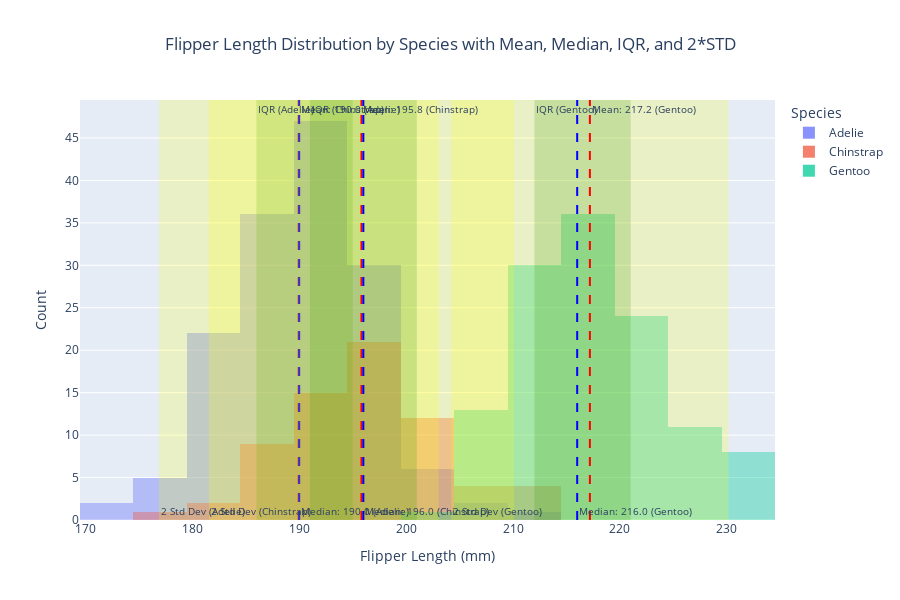

Notebook code cell kept with this figure:
### Code cell
import pandas as pd
import plotly.express as px

# Load the penguins dataset
url = "https://raw.githubusercontent.com/mwaskom/seaborn-data/master/penguins.csv"
penguins = pd.read_csv(url)

# Create a histogram for flipper_length_mm for each species
fig = px.histogram(penguins, 
                   x='flipper_length_mm', 
                   color='species', 
                   barmode='overlay', 
                   title='Flipper Length Distribution by Species with Mean, Median, IQR, and 2*STD',
                   labels={'flipper_length_mm': 'Flipper Length (mm)', 'species': 'Species'},
                   height=600)

# Calculate statistics for each species: mean, median, std, IQR (25th and 75th percentiles)
species_stats = penguins.groupby('species')['flipper_length_mm'].agg(
    mean='mean', 
    median='median',
    std='std', 
    q1=lambda x: x.quantile(0.25), 
    q3=lambda x: x.quantile(0.75)
).reset_index()

# Add vertical rectangles (vrect) for IQR and two standard deviations from the mean for each species
for _, row in species_stats.iterrows():
    species = row['species']
    mean_value = row['mean']
    median_value = row['median']
    std_value = row['std']
    q1 = row['q1']
    q3 = row['q3']
    
    # Interquartile Range (IQR) rectangle (25th to 75th percentile)
    fig.add_vrect(x0=q1, x1=q3, 
                  fillcolor="green", opacity=0.2, line_width=0,
                  annotation_text=f'IQR ({species})', 
                  annotation_position='top left',
                  annotation_font_size=10)
    
    # Two Standard Deviations rectangle (mean - 2*std to mean + 2*std)
    fig.add_vrect(x0=mean_value - 2 * std_value, x1=mean_value + 2 * std_value, 
                  fillcolor="yellow", opacity=0.2, line_width=0,
                  annotation_text=f'2 Std Dev ({species})', 
                  annotation_position='bottom left',
                  annotation_font_size=10)

    # Add mean line
    fig.add_vline(x=mean_value, line_dash='dash', line_color='red',
                  annotation_text=f'Mean: {mean_value:.1f} ({species})', 
                  annotation_position='top right', 
                  annotation_font_size=10)
    
    # Add median line
    fig.add_vline(x=median_value, line_dash='dash', line_color='blue',
                  annotation_text=f'Median: {median_value:.1f} ({species})', 
                  annotation_position='bottom right', 
                  annotation_font_size=10)

# Update layout to prevent overlapping
fig.update_traces(opacity=0.75)  # Set transparency for the bars
fig.update_layout(xaxis_title='Flipper Length (mm)',
                  yaxis_title='Count',
                  title_x=0.5,  # Center the title
                  showlegend=True)  # Enable legend to distinguish species

# Show the figure
fig.show()

### Figure 1 — Plotly figure (JSON) as saved in the notebook; plotly's stock layout.template omitted (floating-point values rounded to 4 significant figures; data arrays with more than 128 entries replaced by an {"elided": "..."} marker saying what was removed)
{"data": [{"alignmentgroup": "True", "bingroup": "x", "hovertemplate": "Species=Adelie<br>Flipper Length (mm)=%{x}<br>count=%{y}<extra></extra>", "legendgroup": "Adelie", "marker": {"color": "#636efa", "opacity": 0.5, "pattern": {"shape": ""}}, "name": "Adelie", "offsetgroup": "Adelie", "opacity": 0.75, "orientation": "v", "showlegend": true, "type": "histogram", "x": {"elided": "152 int values"}, "xaxis": "x", "yaxis": "y"}, {"alignmentgroup": "True", "bingroup": "x", "hovertemplate": "Species=Chinstrap<br>Flipper Length (mm)=%{x}<br>count=%{y}<extra></extra>", "legendgroup": "Chinstrap", "marker": {"color": "#EF553B", "opacity": 0.5, "pattern": {"shape": ""}}, "name": "Chinstrap", "offsetgroup": "Chinstrap", "opacity": 0.75, "orientation": "v", "showlegend": true, "type": "histogram", "x": [192, 196, 193, 188, 197, 198, 178, 197, 195, 198, 193, 194, 185, 201, 190, 201, 197, 181, 190, 195, 181, 191, 187, 193, 195, 197, 200, 200, 191, 205, 187, 201, 187, 203, 195, 199, 195, 210, 192, 205, 210, 187, 196, 196, 196, 201, 190, 212, 187, 198, 199, 201, 193, 203, 187, 197, 191, 203, 202, 194, 206, 189, 195, 207, 202, 193, 210, 198], "xaxis": "x", "yaxis": "y"}, {"alignmentgroup": "True", "bingroup": "x", "hovertemplate": "Species=Gentoo<br>Flipper Length (mm)=%{x}<br>count=%{y}<extra></extra>", "legendgroup": "Gentoo", "marker": {"color": "#00cc96", "opacity": 0.5, "pattern": {"shape": ""}}, "name": "Gentoo", "offsetgroup": "Gentoo", "opacity": 0.75, "orientation": "v", "showlegend": true, "type": "histogram", "x": [211, 230, 210, 218, 215, 210, 211, 219, 209, 215, 214, 216, 214, 213, 210, 217, 210, 221, 209, 222, 218, 215, 213, 215, 215, 215, 216, 215, 210, 220, 222, 209, 207, 230, 220, 220, 213, 219, 208, 208, 208, 225, 210, 216, 222, 217, 210, 225, 213, 215, 210, 220, 210, 225, 217, 220, 208, 220, 208, 224, 208, 221, 214, 231, 219, 230, 214, 229, 220, 223, 216, 221, 221, 217, 216, 230, 209, 220, 215, 223, 212, 221, 212, 224, 212, 228, 218, 218, 212, 230, 218, 228, 212, 224, 214, 226, 216, 222, 203, 225, 219, 228, 215, 228, 216, 215, 210, 219, 208, 209, 216, 229, 213, 230, 217, 230, 217, 222, 214, null, 215, 222, 212, 213], "xaxis": "x", "yaxis": "y"}], "layout": {"annotations": [{"font": {"size": 10}, "showarrow": false, "text": "IQR (Adelie)", "x": 186, "xanchor": "left", "xref": "x", "y": 1, "yanchor": "top", "yref": "y domain"}, {"font": {"size": 10}, "showarrow": false, "text": "2 Std Dev (Adelie)", "x": 176.9, "xanchor": "left", "xref": "x", "y": 0, "yanchor": "bottom", "yref": "y domain"}, {"font": {"size": 10}, "showarrow": false, "text": "Mean: 190.0 (Adelie)", "x": 190.0, "xanchor": "left", "xref": "x", "y": 1, "yanchor": "top", "yref": "y domain"}, {"font": {"size": 10}, "showarrow": false, "text": "Median: 190.0 (Adelie)", "x": 190, "xanchor": "left", "xref": "x", "y": 0, "yanchor": "bottom", "yref": "y domain"}, {"font": {"size": 10}, "showarrow": false, "text": "IQR (Chinstrap)", "x": 191, "xanchor": "left", "xref": "x", "y": 1, "yanchor": "top", "yref": "y domain"}, {"font": {"size": 10}, "showarrow": false, "text": "2 Std Dev (Chinstrap)", "x": 181.6, "xanchor": "left", "xref": "x", "y": 0, "yanchor": "bottom", "yref": "y domain"}, {"font": {"size": 10}, "showarrow": false, "text": "Mean: 195.8 (Chinstrap)", "x": 195.8, "xanchor": "left", "xref": "x", "y": 1, "yanchor": "top", "yref": "y domain"}, {"font": {"size": 10}, "showarrow": false, "text": "Median: 196.0 (Chinstrap)", "x": 196, "xanchor": "left", "xref": "x", "y": 0, "yanchor": "bottom", "yref": "y domain"}, {"font": {"size": 10}, "showarrow": false, "text": "IQR (Gentoo)", "x": 212, "xanchor": "left", "xref": "x", "y": 1, "yanchor": "top", "yref": "y domain"}, {"font": {"size": 10}, "showarrow": false, "text": "2 Std Dev (Gentoo)", "x": 204.2, "xanchor": "left", "xref": "x", "y": 0, "yanchor": "bottom", "yref": "y domain"}, {"font": {"size": 10}, "showarrow": false, "text": "Mean: 217.2 (Gentoo)", "x": 217.2, "xanchor": "left", "xref": "x", "y": 1, "yanchor": "top", "yref": "y domain"}, {"font": {"size": 10}, "showarrow": false, "text": "Median: 216.0 (Gentoo)", "x": 216, "xanchor": "left", "xref": "x", "y": 0, "yanchor": "bottom", "yref": "y domain"}], "barmode": "overlay", "height": 600, "legend": {"title": {"text": "Species"}, "tracegroupgap": 0}, "shapes": [{"fillcolor": "green", "line": {"width": 0}, "opacity": 0.2, "type": "rect", "x0": 186, "x1": 195, "xref": "x", "y0": 0, "y1": 1, "yref": "y domain"}, {"fillcolor": "yellow", "line": {"width": 0}, "opacity": 0.2, "type": "rect", "x0": 176.9, "x1": 203.0, "xref": "x", "y0": 0, "y1": 1, "yref": "y domain"}, {"line": {"color": "red", "dash": "dash"}, "type": "line", "x0": 190.0, "x1": 190.0, "xref": "x", "y0": 0, "y1": 1, "yref": "y domain"}, {"line": {"color": "blue", "dash": "dash"}, "type": "line", "x0": 190, "x1": 190, "xref": "x", "y0": 0, "y1": 1, "yref": "y domain"}, {"fillcolor": "green", "line": {"width": 0}, "opacity": 0.2, "type": "rect", "x0": 191, "x1": 201, "xref": "x", "y0": 0, "y1": 1, "yref": "y domain"}, {"fillcolor": "yellow", "line": {"width": 0}, "opacity": 0.2, "type": "rect", "x0": 181.6, "x1": 210.1, "xref": "x", "y0": 0, "y1": 1, "yref": "y domain"}, {"line": {"color": "red", "dash": "dash"}, "type": "line", "x0": 195.8, "x1": 195.8, "xref": "x", "y0": 0, "y1": 1, "yref": "y domain"}, {"line": {"color": "blue", "dash": "dash"}, "type": "line", "x0": 196, "x1": 196, "xref": "x", "y0": 0, "y1": 1, "yref": "y domain"}, {"fillcolor": "green", "line": {"width": 0}, "opacity": 0.2, "type": "rect", "x0": 212, "x1": 221, "xref": "x", "y0": 0, "y1": 1, "yref": "y domain"}, {"fillcolor": "yellow", "line": {"width": 0}, "opacity": 0.2, "type": "rect", "x0": 204.2, "x1": 230.2, "xref": "x", "y0": 0, "y1": 1, "yref": "y domain"}, {"line": {"color": "red", "dash": "dash"}, "type": "line", "x0": 217.2, "x1": 217.2, "xref": "x", "y0": 0, "y1": 1, "yref": "y domain"}, {"line": {"color": "blue", "dash": "dash"}, "type": "line", "x0": 216, "x1": 216, "xref": "x", "y0": 0, "y1": 1, "yref": "y domain"}], "showlegend": true, "title": {"text": "Flipper Length Distribution by Species with Mean, Median, IQR, and 2*STD", "x": 0.5}, "xaxis": {"anchor": "y", "domain": [0, 1], "title": {"text": "Flipper Length (mm)"}}, "yaxis": {"anchor": "x", "domain": [0, 1], "title": {"text": "Count"}}}}
